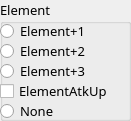
   <widget class="QGroupBox" name="elementBox">
    <property name="geometry">
     <rect>
      <x>540</x>
      <y>0</y>
      <width>131</width>
      <height>121</height>
     </rect>
    </property>
    <property name="font">
     <font>
      <family>Sans</family>
      <pointsize>10</pointsize>
     </font>
    </property>
    <property name="title">
     <string>Element</string>
    </property>
    <widget class="QRadioButton" name="element1RadioButton">
     <property name="geometry">
      <rect>
       <x>0</x>
       <y>20</y>
       <width>101</width>
       <height>22</height>
      </rect>
     </property>
     <property name="font">
      <font>
       <family>Sans</family>
       <pointsize>10</pointsize>
      </font>
     </property>
     <property name="text">
      <string>Element+1</string>
     </property>
    </widget>
    <widget class="QRadioButton" name="element2RadioButton">
     <property name="geometry">
      <rect>
       <x>0</x>
       <y>40</y>
       <width>101</width>
       <height>22</height>
      </rect>
     </property>
     <property name="font">
      <font>
       <family>Sans</family>
       <pointsize>10</pointsize>
      </font>
     </property>
     <property name="text">
      <string>Element+2</string>
     </property>
    </widget>
    <widget class="QRadioButton" name="element3RadioButton">
     <property name="geometry">
      <rect>
       <x>0</x>
       <y>60</y>
       <width>101</width>
       <height>22</height>
      </rect>
     </property>
     <property name="font">
      <font>
       <family>Sans</family>
       <pointsize>10</pointsize>
      </font>
     </property>
     <property name="text">
      <string>Element+3</string>
     </property>
    </widget>
    <widget class="QCheckBox" name="elementAtkUpCheckBox">
     <property name="geometry">
      <rect>
       <x>0</x>
       <y>80</y>
       <width>131</width>
       <height>22</height>
      </rect>
     </property>
     <property name="font">
      <font>
       <family>Sans</family>
       <pointsize>10</pointsize>
      </font>
     </property>
     <property name="text">
      <string>ElementAtkUp</string>
     </property>
    </widget>
    <widget class="QRadioButton" name="elementNoneRadioButton">
     <property name="geometry">
      <rect>
       <x>0</x>
       <y>100</y>
       <width>71</width>
       <height>22</height>
      </rect>
     </property>
     <property name="font">
      <font>
       <family>Sans</family>
       <pointsize>10</pointsize>
      </font>
     </property>
     <property name="text">
      <string>None</string>
     </property>
    </widget>
   </widget>
